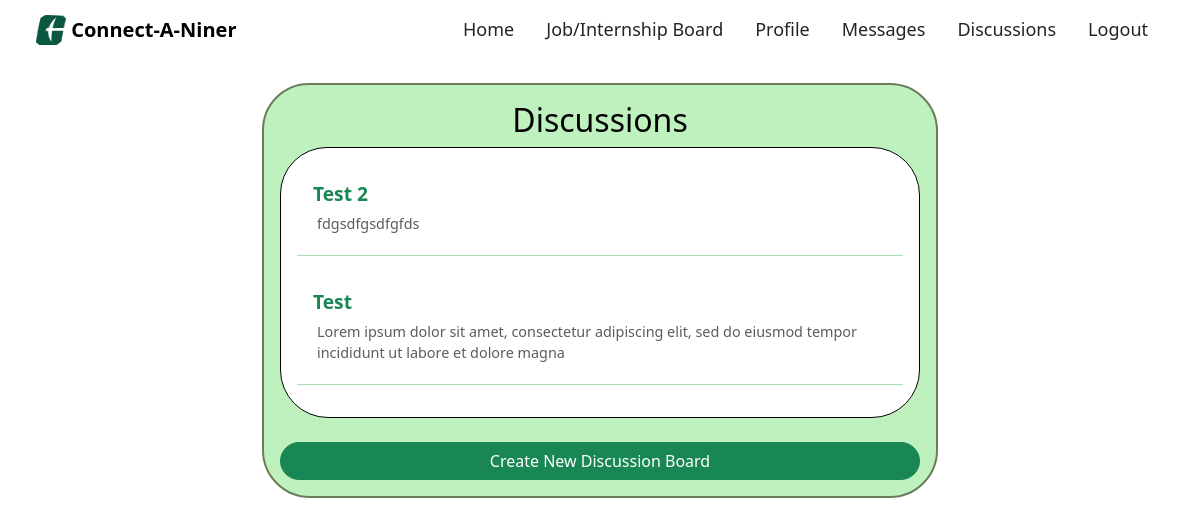
The app's page /chatrooms/ (signed in), older data.
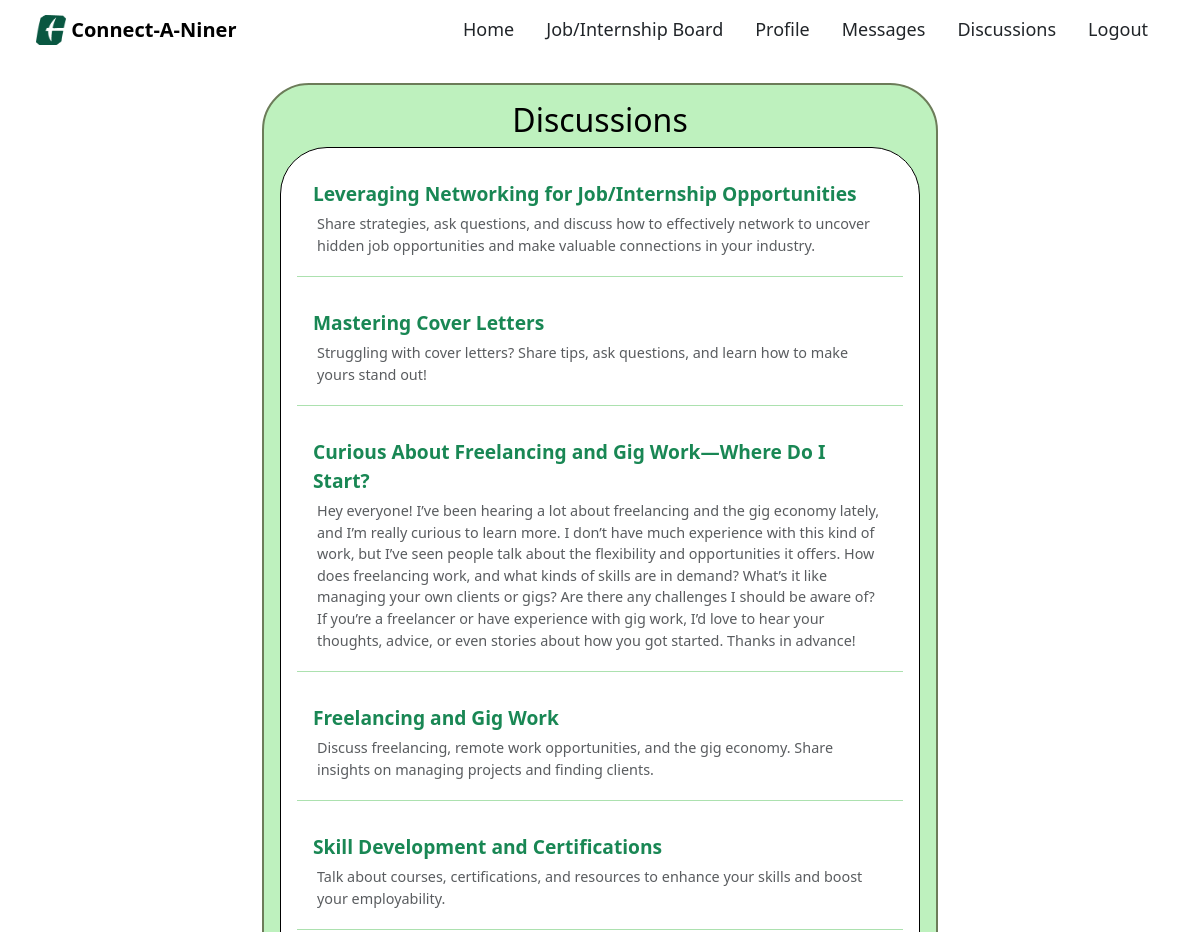
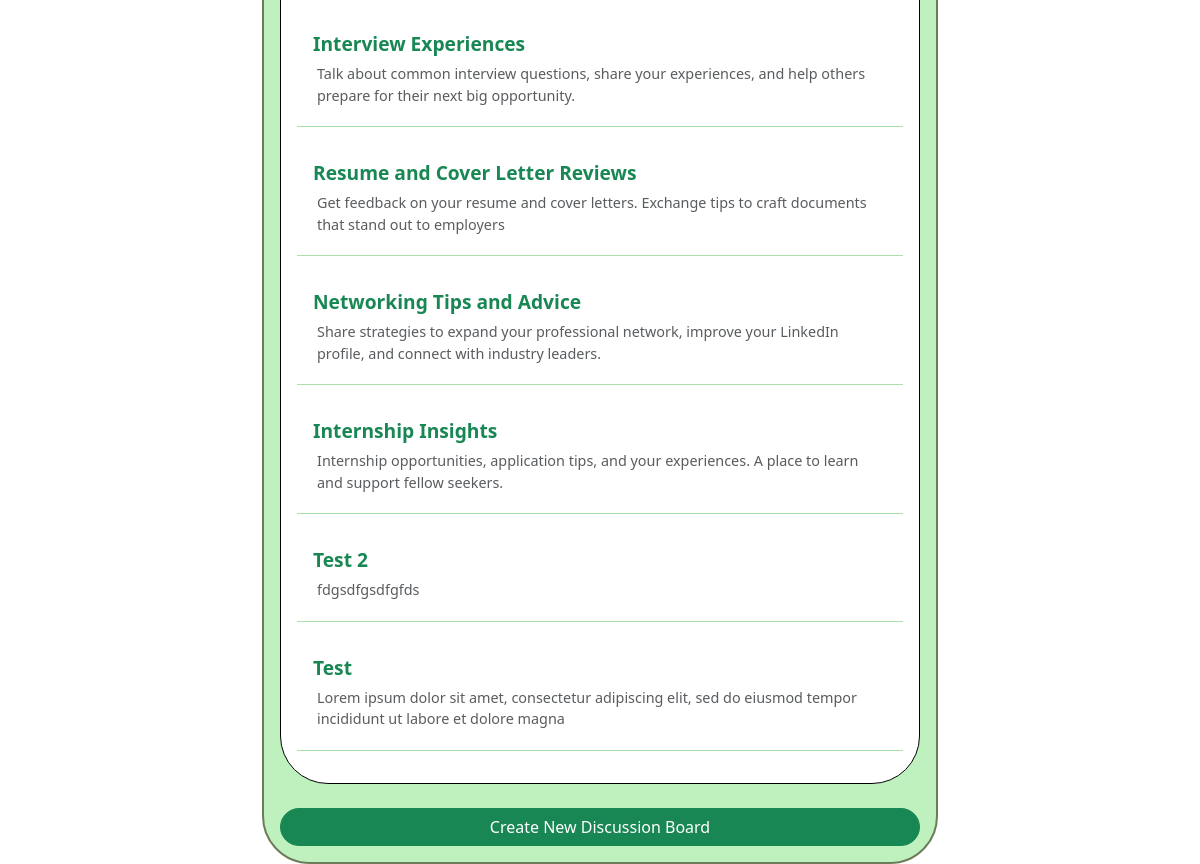
The same page, newer data (2 pictures, top to bottom).
### base/models.py (models this page shows, shortened)
class ChatRoom(models.Model):
    name = models.CharField(max_length=255, unique=True)
    description = models.TextField(blank=True, null=True)
    created_by = models.ForeignKey(User, on_delete=models.CASCADE, related_name='created_chatrooms')
    participants = models.ManyToManyField(User, related_name='chatrooms')
    created_at = models.DateTimeField(auto_now_add=True)

### base/views.py (the view)
# urls.py: path('chatrooms/', views.chatroom_list, name='chatroom_list'),
@login_required
def chatroom_list(request):
    chatrooms = ChatRoom.objects.order_by('-created_at')
    return render(request, 'discussion/chatroom_list.html', {'chatrooms': chatrooms})

### base/templates/discussion/chatroom_list.html
{% extends 'base.html' %}
{% block content %}
<div class="container-fluid mt-4">
  <div class="row">
    <div class="col-lg-7 col-md-6 col-sm-12 mx-auto">
      <div
        class="p-3 border border-2"
        style="
          border-radius: 47px 48px 48px 48px;
          background-color: #bef1be;
          color: black;
          border-color: #6c7c59 !important;
        "
      >
        <h1 class="text-center fs-2">Discussions</h1>
        <ul class="list-unstyled p-3 bg-white text-black mb-4"
            style="border-radius: 47px 48px 48px 48px; border: 1px solid black">
          {% for chatroom in chatrooms %}
          <li
            class="p-3 mb-3 border-bottom border-1"
            style="border-bottom-color: #ace1af !important"
          >
            <a
              href="{% url 'chatroom_detail' chatroom.id %}"
              class="text-success fw-bold text-decoration-none"
              style="font-size: 1.2rem;"
            >
              {{ chatroom.name }}
            </a>
            <p class="m-1 text-muted" style="font-size: 0.9rem;">
              {{ chatroom.description }}
            </p>
          </li>
          {% empty %}
          <p class="text-center">No Discussion Boards available. Create one below!</p>
          {% endfor %}
        </ul>
        <div class="text-center">
          <a
            href="{% url 'create_chatroom' %}"
            class="btn btn-success w-100"
            style="border-radius: 24px"
          >
            Create New Discussion Board
          </a>
        </div>
      </div>
    </div>
  </div>
</div>
{% endblock %}

### templates/base.html (shortened to what this page needs)
<!DOCTYPE html>
{% load static %}
<html lang="en">
<head>
    <link href="https://cdn.jsdelivr.net/npm/bootstrap@5.3.0/dist/css/bootstrap.min.css" rel="stylesheet">
</head>
<body>
    {% include 'navbar.html' %}
    {% block content %}
    {% endblock %}
</body>
</html>

### templates/navbar.html (shortened to what this page needs)
{% load static %}
{% block content %}
	<nav class="navbar navbar-expand-lg navbar-light bg-white pt-2">
		<div class="container-fluid">
			<a class="navbar-brand ps-4 fw-bold" href="#" >
				<img src="{% static 'images/UnccLogo.png' %}" width="30" height="30" class="d-inline-block align-top" alt="">
				Connect-A-Niner
			</a>
			<div class="collapse navbar-collapse" id="navbarNavAltMarkup">
				<div class="navbar-nav ms-auto d-flex pe-4" style="font-size: 18px;">
					<a class="nav-item nav-link btn btn-primary d-inline-block text-dark mx-2" href="{% url 'home' %}">Home</a>
					<a class="nav-item nav-link btn btn-primary d-inline-block text-dark mx-2" href="{% url 'jobBoard' %}">Job/Internship Board</a>
					<a class="nav-item nav-link btn btn-primary d-inline-block text-dark mx-2" href="{% url 'profile' %}">Profile</a>
					<a class="nav-item nav-link btn btn-primary d-inline-block text-dark mx-2" href="{% url 'inbox' %}">Messages</a>
					<a class="nav-item nav-link btn btn-primary d-inline-block text-dark mx-2" href="{% url 'chatroom_list' %}">Discussions</a>
					{% if user.is_authenticated %}
						<a class="nav-item nav-link btn btn-primary d-inline-block text-dark mx-2" href="{% url 'logout' %}">Logout</a>
					{% else %}
						<a class="nav-item nav-link btn btn-primary d-inline-block text-dark mx-2" href="{% url 'loginPage' %}">Login</a>
					{% endif %}
				</div>
			</div>
		</div>
	</nav>
{% endblock %}

Row changes from the older to the newer data that the page shows:
added ChatRoom: name "Leveraging Networking for Job/Internship Opportunities", description "Share strategies, ask questions, and discuss how to effectively network to uncover hidden job opportunities and make valuable connections in your industry."
added ChatRoom: name "Mastering Cover Letters", description "Struggling with cover letters? Share tips, ask questions, and learn how to make yours stand out!"
added ChatRoom: name "Curious About Freelancing and Gig Work—Where Do I Start?", description "Hey everyone! I’ve been hearing a lot about freelancing and the gig economy lately, and I’m really curious to learn more. I don’t have much experience with this kind of work, but I’ve seen people talk about the flexibility and opportunities it offers. How does freelancing work, and what kinds of skills are in demand? What’s it like managing your own clients or gigs? Are there any challenges I should be aware of? If you’re a freelancer or have experience with gig work, I’d love to hear your thoughts, advice, or even stories about how you got started. Thanks in advance!"
added ChatRoom: name "Freelancing and Gig Work", description "Discuss freelancing, remote work opportunities, and the gig economy. Share insights on managing projects and finding clients."
added ChatRoom: name "Skill Development and Certifications", description "Talk about courses, certifications, and resources to enhance your skills and boost your employability."
added ChatRoom: name "Interview Experiences", description "Talk about common interview questions, share your experiences, and help others prepare for their next big opportunity."
added ChatRoom: name "Resume and Cover Letter Reviews", description "Get feedback on your resume and cover letters. Exchange tips to craft documents that stand out to employers"
added ChatRoom: name "Networking Tips and Advice", description "Share strategies to expand your professional network, improve your LinkedIn profile, and connect with industry leaders."
added ChatRoom: name "Internship Insights", description "Internship opportunities, application tips, and your experiences. A place to learn and support fellow seekers."
